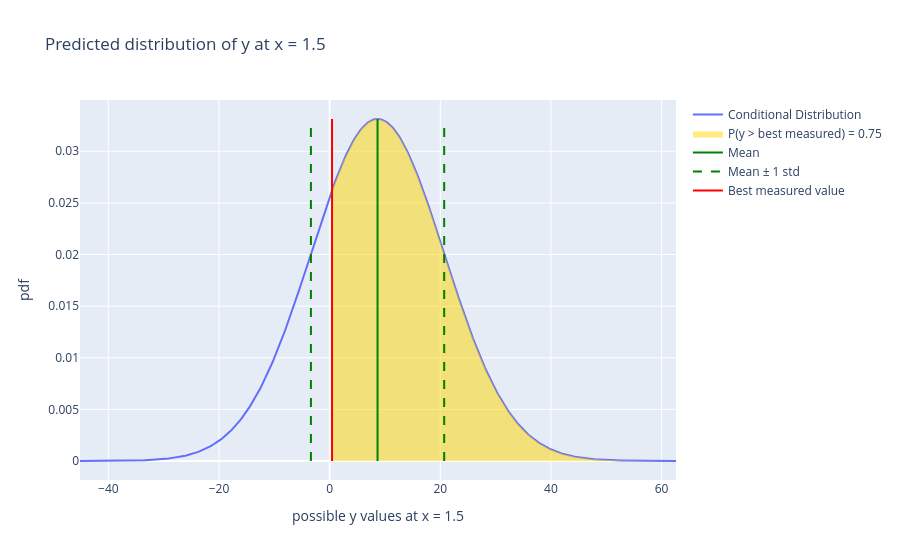

Notebook code cell kept with this figure:
### Code cell
#@title Plot the conditional distribution and the probability of improvement
# Plot distribution
xs = np.linspace(xdist.min(), xdist.max(), 500)
pdf = norm.pdf(xs, xnew_mean, xnew_std)
fig = go.Figure(go.Scatter(x=xs, y=pdf, mode='lines', name=group_labels[0]))
# Shade only the area under the pdf where y >= best measured value
xs_pi = np.concatenate([[y_max], xs[xs > y_max]])
fig.add_trace(go.Scatter(x=xs_pi, y=norm.pdf(xs_pi, xnew_mean, xnew_std), mode='lines', line=dict(width=0), fill='tozeroy', fillcolor='rgba(255,215,0,0.5)', name=f"P(y > best measured) = {PI:.2f}"))
# Vertical lines are named in the legend instead of annotated, so the labels cannot overlap
ymax_pdf = pdf.max()
fig.add_trace(go.Scatter(x=[xnew_mean,xnew_mean], y=[0,ymax_pdf], mode='lines', line=dict(color='green'), name='Mean'))
fig.add_trace(go.Scatter(x=[xnew_mean-xnew_std,xnew_mean-xnew_std,None,xnew_mean+xnew_std,xnew_mean+xnew_std], y=[0,ymax_pdf,None,0,ymax_pdf], mode='lines', line=dict(color='green',dash='dash'), name='Mean ± 1 std'))
fig.add_trace(go.Scatter(x=[y_max,y_max], y=[0,ymax_pdf], mode='lines', line=dict(color='red'), name='Best measured value'))
fig.update_layout(title="Predicted distribution of y at x = "+str(xnew),showlegend=True,xaxis_title="possible y values at x = "+str(xnew),yaxis_title="pdf")
fig.show()

### Figure 1 — Plotly figure (JSON) as saved in the notebook; plotly's stock layout.template omitted (floating-point values rounded to 4 significant figures; data arrays with more than 128 entries replaced by an {"elided": "..."} marker saying what was removed)
{"data": [{"mode": "lines", "name": "Conditional Distribution", "type": "scatter", "x": {"elided": "500 float values"}, "y": {"elided": "500 float values"}}, {"fill": "tozeroy", "fillcolor": "rgba(255,215,0,0.5)", "line": {"width": 0}, "mode": "lines", "name": "P(y > best measured) = 0.75", "type": "scatter", "x": {"elided": "289 float values"}, "y": {"elided": "289 float values"}}, {"line": {"color": "green"}, "mode": "lines", "name": "Mean", "type": "scatter", "x": [8.662, 8.662], "y": [0, 0.03313]}, {"line": {"color": "green", "dash": "dash"}, "mode": "lines", "name": "Mean ± 1 std", "type": "scatter", "x": [-3.381, -3.381, null, 20.71, 20.71], "y": [0, 0.03313, null, 0, 0.03313]}, {"line": {"color": "red"}, "mode": "lines", "name": "Best measured value", "type": "scatter", "x": [0.4348, 0.4348], "y": [0, 0.03313]}], "layout": {"showlegend": true, "title": {"text": "Predicted distribution of y at x = 1.5"}, "xaxis": {"title": {"text": "possible y values at x = 1.5"}}, "yaxis": {"title": {"text": "pdf"}}}}
